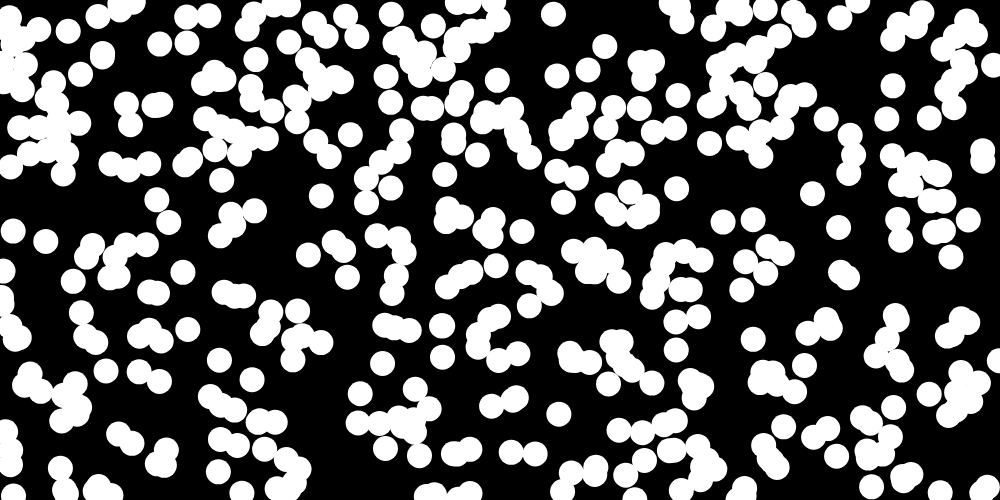
Frame 1 (no input)
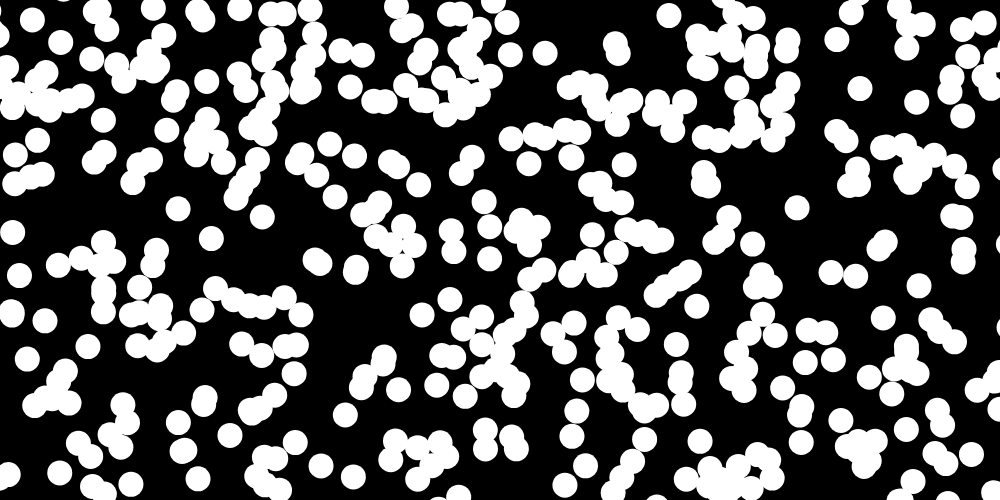
Frame 60 (no input)
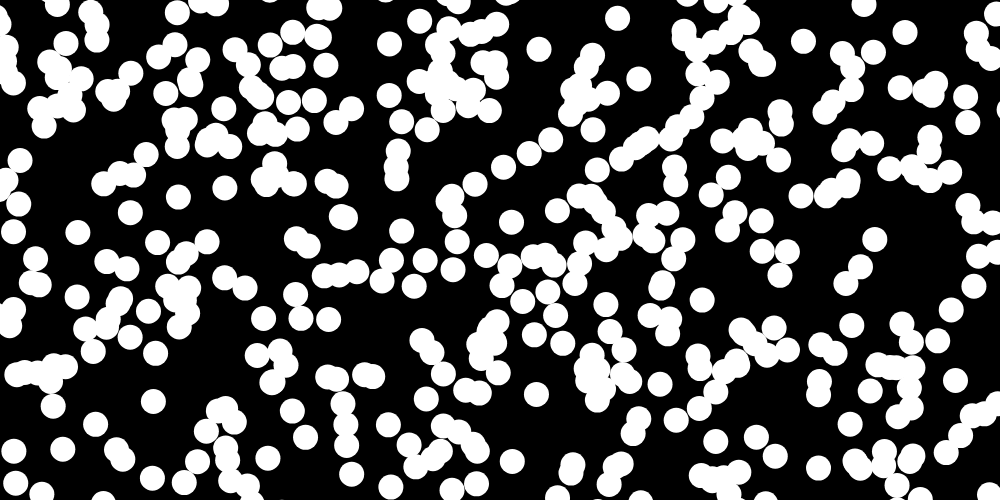
Frame 120 (the mouse pressed at the canvas centre since frame 60)

The p5.js sketch that drew these frames (run headless with seeded random() and noise() and a simulated clock; from frame 60 on, the mouse is pressed at the canvas centre):

// p5.js sketch
// ── sketch.js
// subject variables
let subjectsArray = [];
let subjectIDCounter = 0;
let subjectSize = 25;
let subjectSpeedLower = 0.5;
let subjectSpeedUpper = 2.5;

// function windowResized() {
//    resizeCanvas(computerScienceContentArray[2].offsetWidth - 200, windowHeight - 200);
// }

function setup() {
   createCanvas(1000, 500);
   noStroke();
   noiseDetail(24);

   for (let i = 0; i < 500; i++) {
      subjectsArray.push(new Subject(subjectIDCounter, random(width), random(height), subjectSize, random(1000000), random(1000000)));
      subjectIDCounter++;
   }
}
 
function draw() {
   background(0);

   for (let i = 0; i < subjectsArray.length; i++) {
      subjectsArray[i].display();
      subjectsArray[i].move();
   }
}
 
class Subject {
   constructor(id, xPos, yPos, size, xnoise, ynoise) {
      this.id = id;
      this.xPos = xPos;
      this.yPos = yPos;
      this.size = size;
      this.xnoise = xnoise;
      this.ynoise = ynoise;
      this.speed = random(subjectSpeedLower, subjectSpeedUpper);
   }

   display() {
      ellipse(this.xPos, this.yPos, this.size, this.size);
   }

   move() {
      let xvalue = noise(this.xnoise);
      let xmove = map(xvalue, 0, 1, -this.speed, this.speed);
      this.xPos += xmove;
      this.xnoise += 0.01

      let yvalue = noise(this.ynoise);
      let ymove = map(yvalue, 0, 1, -this.speed, this.speed);
      this.yPos += ymove;
      this.ynoise += 0.01

      // contain the subjects
      if (this.xPos > width + this.size * 2) {
         this.xPos = width + this.size * 2;
      }

      if (this.xPos < -this.size * 2) {
         this.xPos = -this.size * 2;
      }

      if (this.yPos > height + this.size * 2) {
         this.yPos = height + this.size * 2;
      }

      if (this.yPos < -this.size * 2) {
         this.yPos = -this.size * 2;
      }
   }
}
